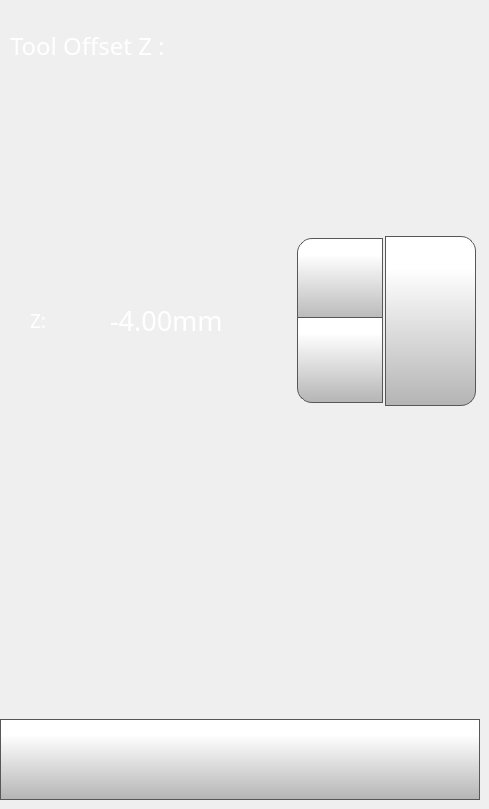
    <widget class="QWidget" name="toolOffsetZpage">
     <widget class="QPushButton" name="toolOffsetZSetButton">
      <property name="geometry">
       <rect>
        <x>385</x>
        <y>236</y>
        <width>91</width>
        <height>170</height>
       </rect>
      </property>
      <property name="font">
       <font>
        <family>Gotham</family>
        <pointsize>13</pointsize>
       </font>
      </property>
      <property name="styleSheet">
       <string notr="true">QPushButton {
     border: 1px solid rgb(87, 87, 87);
	background-color: qlineargradient(spread:pad, x1:0, y1:1, x2:0, y2:0.188, stop:0 rgba(180, 180, 180, 255), stop:1 rgba(255, 255, 255, 255));
border-top-right-radius: 15px;
border-bottom-right-radius: 15px;

}

QPushButton:pressed {
    background-color: qlineargradient(x1: 0, y1: 0, x2: 0, y2: 1,
                                      stop: 0 #dadbde, stop: 1 #f6f7fa);
}

QPushButton:flat {
    border: none; /* no border for a flat push button */
}

QPushButton:default {
    border-color: navy; /* make the default button prominent */
}
QPushButton:focus {
	outline: none;
}</string>
      </property>
      <property name="text">
       <string/>
      </property>
      <property name="icon">
       <iconset>
        <normaloff>templates/img/verification-mark.png</normaloff>templates/img/verification-mark.png</iconset>
      </property>
      <property name="iconSize">
       <size>
        <width>50</width>
        <height>50</height>
       </size>
      </property>
     </widget>
     <widget class="QDoubleSpinBox" name="toolOffsetZDoubleSpinBox">
      <property name="geometry">
       <rect>
        <x>105</x>
        <y>235</y>
        <width>281</width>
        <height>171</height>
       </rect>
      </property>
      <property name="font">
       <font>
        <family>Gotham</family>
        <pointsize>20</pointsize>
       </font>
      </property>
      <property name="styleSheet">
       <string notr="true">QDoubleSpinBox {
    padding-right: 5px; /* make room for the arrows */
	color: rgb(255, 255, 255);
	background-color: rgba(255, 255, 255, 0);
   
}
QDoubleSpinBox ::text:selected {
	background-color: rgb(255, 146, 57);
   
}
QDoubleSpinBox::up-button {
     border: 1px solid rgb(87, 87, 87);

border-top-left-radius: 15px;
	background-color: qlineargradient(spread:pad, x1:0, y1:1, x2:0, y2:0.188, stop:0 rgba(180, 180, 180, 255), stop:1 rgba(255, 255, 255, 255));
    width: 80px;
     height: 80px;
    padding: 2px;
}

QDoubleSpinBox::up-arrow { 
image: url(./templates/img/arrows.png);
    width: 40px;
     height: 40px;
padding: 5px;
}



QDoubleSpinBox::up-button:pressed {
    background-color: qlineargradient(x1: 0, y1: 0, x2: 0, y2: 1,
                                      stop: 0 #dadbde, stop: 1 #f6f7fa);
}


QDoubleSpinBox::down-button {
     border: 1px solid rgb(87, 87, 87);
border-bottom-left-radius: 15px;
	background-color: qlineargradient(spread:pad, x1:0, y1:1, x2:0, y2:0.188, stop:0 rgba(180, 180, 180, 255), stop:1 rgba(255, 255, 255, 255));
    width: 80px;
     height: 80px;
    padding: 2px;
}

QDoubleSpinBox::down-arrow { 
image: url(./templates/img/arrows-5.png);
    width: 40px;
    height: 40px;
padding: 5px;
}

QDoubleSpinBox::down-button:pressed {
    background-color: qlineargradient(x1: 0, y1: 0, x2: 0, y2: 1,
                                      stop: 0 #dadbde, stop: 1 #f6f7fa);

}

</string>
      </property>
      <property name="readOnly">
       <bool>false</bool>
      </property>
      <property name="buttonSymbols">
       <enum>QAbstractSpinBox::UpDownArrows</enum>
      </property>
      <property name="accelerated">
       <bool>true</bool>
      </property>
      <property name="suffix">
       <string>mm</string>
      </property>
      <property name="decimals">
       <number>2</number>
      </property>
      <property name="minimum">
       <double>-6.000000000000000</double>
      </property>
      <property name="maximum">
       <double>-2.000000000000000</double>
      </property>
      <property name="singleStep">
       <double>0.050000000000000</double>
      </property>
      <property name="value">
       <double>-4.000000000000000</double>
      </property>
     </widget>
     <widget class="QLabel" name="tollOffsetXLabel_2">
      <property name="geometry">
       <rect>
        <x>30</x>
        <y>310</y>
        <width>70</width>
        <height>21</height>
       </rect>
      </property>
      <property name="font">
       <font>
        <family>Gotham Light</family>
        <pointsize>14</pointsize>
        <weight>50</weight>
        <bold>false</bold>
       </font>
      </property>
      <property name="styleSheet">
       <string notr="true">color: rgb(255, 255, 255);</string>
      </property>
      <property name="text">
       <string>Z:</string>
      </property>
     </widget>
     <widget class="QLabel" name="toolOffsetLabel_2">
      <property name="geometry">
       <rect>
        <x>10</x>
        <y>30</y>
        <width>231</width>
        <height>31</height>
       </rect>
      </property>
      <property name="font">
       <font>
        <family>Gotham</family>
        <pointsize>18</pointsize>
        <weight>50</weight>
        <bold>false</bold>
       </font>
      </property>
      <property name="styleSheet">
       <string notr="true">color: rgb(255, 255, 255);</string>
      </property>
      <property name="text">
       <string>Tool Offset Z :</string>
      </property>
     </widget>
     <widget class="QPushButton" name="toolOffsetZBackButton">
      <property name="geometry">
       <rect>
        <x>0</x>
        <y>719</y>
        <width>480</width>
        <height>81</height>
       </rect>
      </property>
      <property name="minimumSize">
       <size>
        <width>0</width>
        <height>0</height>
       </size>
      </property>
      <property name="font">
       <font>
        <family>Gotham Light</family>
        <pointsize>9</pointsize>
       </font>
      </property>
      <property name="styleSheet">
       <string notr="true">QPushButton {
     border: 1px solid rgb(87, 87, 87);
	background-color: qlineargradient(spread:pad, x1:0, y1:1, x2:0, y2:0.188, stop:0 rgba(180, 180, 180, 255), stop:1 rgba(255, 255, 255, 255));


}

QPushButton:pressed {
    background-color: qlineargradient(x1: 0, y1: 0, x2: 0, y2: 1,
                                      stop: 0 #dadbde, stop: 1 #f6f7fa);
}

QPushButton:flat {
    border: none; /* no border for a flat push button */
}

QPushButton:default {
    border-color: navy; /* make the default button prominent */
}

QPushButton:focus {
	outline: none;
}</string>
      </property>
      <property name="text">
       <string/>
      </property>
      <property name="icon">
       <iconset>
        <normaloff>templates/img/arrows-4.png</normaloff>templates/img/arrows-4.png</iconset>
      </property>
      <property name="iconSize">
       <size>
        <width>50</width>
        <height>50</height>
       </size>
      </property>
      <property name="checkable">
       <bool>false</bool>
      </property>
      <property name="autoDefault">
       <bool>false</bool>
      </property>
      <property name="default">
       <bool>false</bool>
      </property>
      <property name="flat">
       <bool>false</bool>
      </property>
     </widget>
    </widget>
